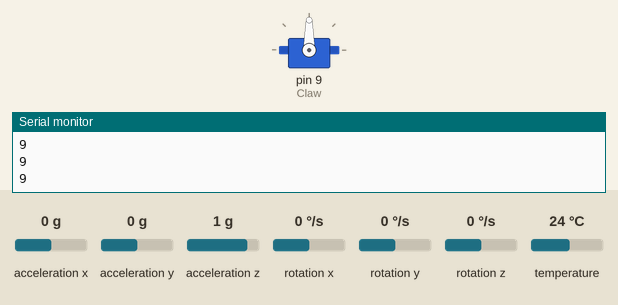
Recording of a sketch running on a simulated Arduino Leonardo, built with avr-gcc and run on an emulated ATmega32U4. Parts: servo, the last lines printed to the serial monitor. Wiring (inferred from the names in the program): MPU-6050 motion sensor at I2C address 0x68. The inputs (shaded band) are chosen by the test bench; at power-on: acceleration z 1 g, acceleration x 0 g, acceleration y 0 g, rotation x 0 °/s, rotation y 0 °/s, rotation z 0 °/s, temperature 24 °C.

Above: at 1.3 s.
1.4 s: acceleration z set to 0.8 g
2.9 s: acceleration z set to 0.5 g
At 4.2 s:
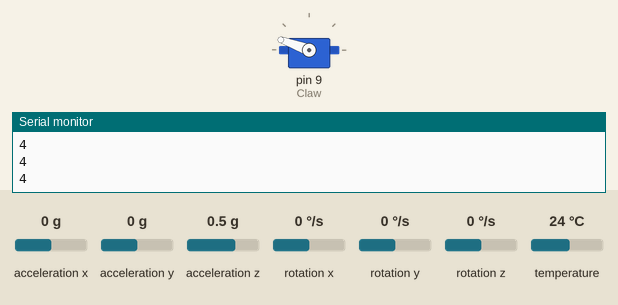
4.5 s: acceleration z set to 0 g
6.0 s: acceleration z set to -0.3 g
At 7.4 s:
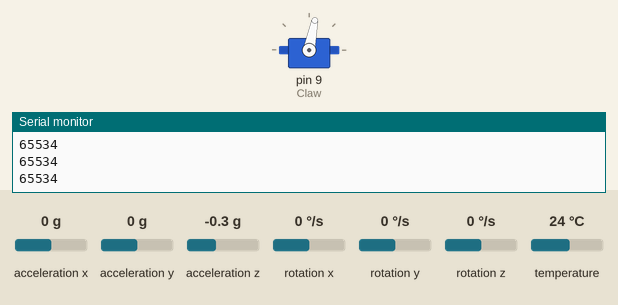
Timing chart, 0 to 8.6 s (numbered marks = the images above; inputs shaded):
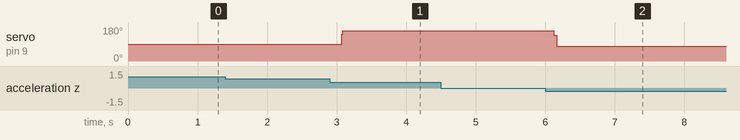

The sketch:

MPU6050_RobotArm_testing.ino
```cpp
// Basic demo for accelerometer readings from Adafruit MPU6050

#include <Adafruit_MPU6050.h>
#include <Adafruit_Sensor.h>
#include <Wire.h>
#include <Servo.h>

Adafruit_MPU6050 mpu;
uint16_t AcX,AcY,AcZ,Tmp,GyX,GyY,GyZ;

float ClawDegree = 90;
float ClawInc = 0.1;
Servo Claw;

void setup(void) {

  Wire.begin();
  Wire.beginTransmission(0x68);
  Wire.write(0x6B);
  Wire.write(0);
  Wire.endTransmission(true);

Claw.attach(9);

  Wire.beginTransmission(0x68);
  Wire.write(0x1A);
  Wire.write(0x06);
  Wire.endTransmission(true);


  Serial.begin(9600);
  while (!Serial)
    delay(10); // will pause Zero, Leonardo, etc until serial console opens

  Serial.println("Adafruit MPU6050 test!");

  // Try to initialize!
  if (!mpu.begin()) {
    Serial.println("Failed to find MPU6050 chip");
    while (1) {
      delay(10);
    }
  }
  Serial.println("MPU6050 Found!");

  mpu.setAccelerometerRange(MPU6050_RANGE_8_G);
  Serial.print("Accelerometer range set to: ");
  switch (mpu.getAccelerometerRange()) {
  case MPU6050_RANGE_2_G:
    Serial.println("+-2G");
    break;
  case MPU6050_RANGE_4_G:
    Serial.println("+-4G");
    break;
  case MPU6050_RANGE_8_G:
    Serial.println("+-8G");
    break;
  case MPU6050_RANGE_16_G:
    Serial.println("+-16G");
    break;
  }
  mpu.setGyroRange(MPU6050_RANGE_500_DEG);
  Serial.print("Gyro range set to: ");
  switch (mpu.getGyroRange()) {
  case MPU6050_RANGE_250_DEG:
    Serial.println("+- 250 deg/s");
    break;
  case MPU6050_RANGE_500_DEG:
    Serial.println("+- 500 deg/s");
    break;
  case MPU6050_RANGE_1000_DEG:
    Serial.println("+- 1000 deg/s");
    break;
  case MPU6050_RANGE_2000_DEG:
    Serial.println("+- 2000 deg/s");
    break;
  }

  mpu.setFilterBandwidth(MPU6050_BAND_21_HZ);
  Serial.print("Filter bandwidth set to: ");
  switch (mpu.getFilterBandwidth()) {
  case MPU6050_BAND_260_HZ:
    Serial.println("260 Hz");
    break;
  case MPU6050_BAND_184_HZ:
    Serial.println("184 Hz");
    break;
  case MPU6050_BAND_94_HZ:
    Serial.println("94 Hz");
    break;
  case MPU6050_BAND_44_HZ:
    Serial.println("44 Hz");
    break;
  case MPU6050_BAND_21_HZ:
    Serial.println("21 Hz");
    break;
  case MPU6050_BAND_10_HZ:
    Serial.println("10 Hz");
    break;
  case MPU6050_BAND_5_HZ:
    Serial.println("5 Hz");
    break;
  }

  Serial.println("");
  delay(100);
}

void loop() {

  // Claw.write(50);

  /* Get new sensor events with the readings */
  sensors_event_t a, g, temp;
  mpu.getEvent(&a, &g, &temp);

  Wire.beginTransmission(0x68);
  Wire.write(0x38);
  Wire.endTransmission(false);
  Wire.requestFrom(0x68,14,true);

  // GyZ = Wire.read()<<56|Wire.read();
  GyZ = a.acceleration.z;
  delay(100);
  Serial.println(GyZ);

      int increment = 0;

  if(GyZ < 6 && ClawDegree < 160){
    increment  = 0;
  while(ClawDegree < 160){
    ClawDegree += ClawInc;
    Claw.write(ClawDegree);
  }

  }
  else if(GyZ > 15 && ClawDegree>30){
        increment  = 0;
    while(ClawDegree > 80){
      ClawDegree -= ClawInc;
      Claw.write(ClawDegree);
    }
  }


}
```

Measured:
- the behaviour switches between 0.7 and 0.6 g on acceleration z (found by bisection; images 0 and 1)
- the behaviour switches between -0.1 and -0.2 g on acceleration z (found by bisection; images 1 and 2)
- after the input at 2.9 s, servo on pin 9 (Claw): 90° → 160° after 0.17 s
- after the input at 6.0 s, servo on pin 9 (Claw): 160° → 79° after 0.12 s
